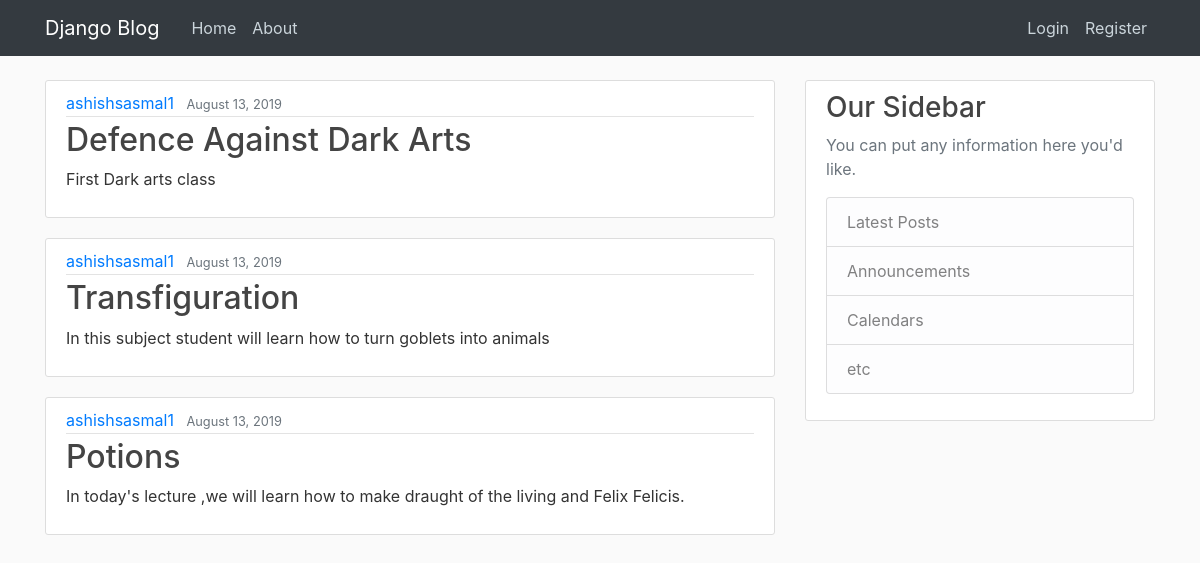
The page / on the database its author committed.
### blog/models.py (models this page shows, shortened)
class Post(models.Model):
	title=models.CharField(max_length=100)
	content=models.TextField()
	date_posted=models.DateTimeField(default=timezone.now)
	author=models.ForeignKey(User,on_delete=models.CASCADE)

### blog/views.py (the view)
# urls.py: path('',views.HomeView.as_view(),name='blog-home'),
class HomeView(ListView):
	template_name='blog/home.html'
	context_object_name='posts'
	model=Post

### blog/templates/blog/home.html
{% extends 'blog/base.html' %}
{% block content %}
	{% for post in posts %}
		<article class="media content-section">
  <div class="media-body">
    <div class="article-metadata">
      <a class="mr-2" href="#">{{ post.author }}</a>
      <small class="text-muted">{{ post.date_posted | date:"F d, Y" }}</small>
    </div>
    <h2><a class="article-title" href="#">{{ post.title }}</a></h2>
    <p class="article-content">{{ post.content }}</p>
  </div>
</article>
{% endfor %}
{% endblock content %}

### blog/templates/blog/base.html (shortened to what this page needs)
{% load staticfiles %}
<!doctype html>
<html lang="en">
  <head>
    <link rel="stylesheet" href="https://maxcdn.bootstrapcdn.com/bootstrap/4.0.0/css/bootstrap.min.css">
    <link rel="stylesheet" type="text/css" href="{% static  'blog/css/main.css'%}">
  </head>
  <body>
        <header class="site-header">
          <nav class="navbar navbar-expand-md navbar-dark bg-dark fixed-top">
            <div class="container">
              <a class="navbar-brand mr-4" href="/">Django Blog</a>
              <div class="collapse navbar-collapse" id="navbarToggle">
                <div class="navbar-nav mr-auto">
                  <a class="nav-item nav-link" href="{% url 'blog-home' %}">Home</a>
                  <a class="nav-item nav-link" href="{% url 'blog-about' %}">About</a>
                </div>
                <div class="navbar-nav">
                  <a class="nav-item nav-link" href="#">Login</a>
                  <a class="nav-item nav-link" href="register">Register</a>
                </div>
              </div>
            </div>
          </nav>
        </header>
                    <main role="main" class="container">
          <div class="row">
            <div class="col-md-8">
              {% block content %}{% endblock %}
            </div>
            <div class="col-md-4">
              <div class="content-section">
                <h3>Our Sidebar</h3>
                <p class='text-muted'>You can put any information here you'd like.
                  <ul class="list-group">
                    <li class="list-group-item list-group-item-light">Latest Posts</li>
                    <li class="list-group-item list-group-item-light">Announcements</li>
                    <li class="list-group-item list-group-item-light">Calendars</li>
                    <li class="list-group-item list-group-item-light">etc</li>
                  </ul>
                </p>
              </div>
            </div>
          </div>
        </main>
  </body>
</html>

### blog/static/blog/css/main.css (style rules this page uses)
body { background: #fafafa; color: #333333; margin-top: 5rem; }
h1, h2, h3, h4, h5, h6 { color: #444444; }
ul { margin: 0; }
.site-header .navbar-nav .nav-link { color: #cbd5db; }
.content-section { background: #ffffff; padding: 10px 20px; border: 1px solid #dddddd; border-radius: 3px; margin-bottom: 20px; }
.article-title { color: #444444; }
.article-content { white-space: pre-line; }
.article-metadata { padding-bottom: 1px; margin-bottom: 4px; border-bottom: 1px solid #e3e3e3 }

### rows shown on the page
Post: author "ashishsasmal1", date_posted "August 13, 2019", title "Defence Against Dark Arts", content "First Dark arts class"
Post: author "ashishsasmal1", date_posted "August 13, 2019", title "Transfiguration", content "In this subject student will learn how to turn goblets into animals"
Post: author "ashishsasmal1", date_posted "August 13, 2019", title "Potions", content "In today's lecture ,we will learn how to make draught of the living and Felix Felicis."
